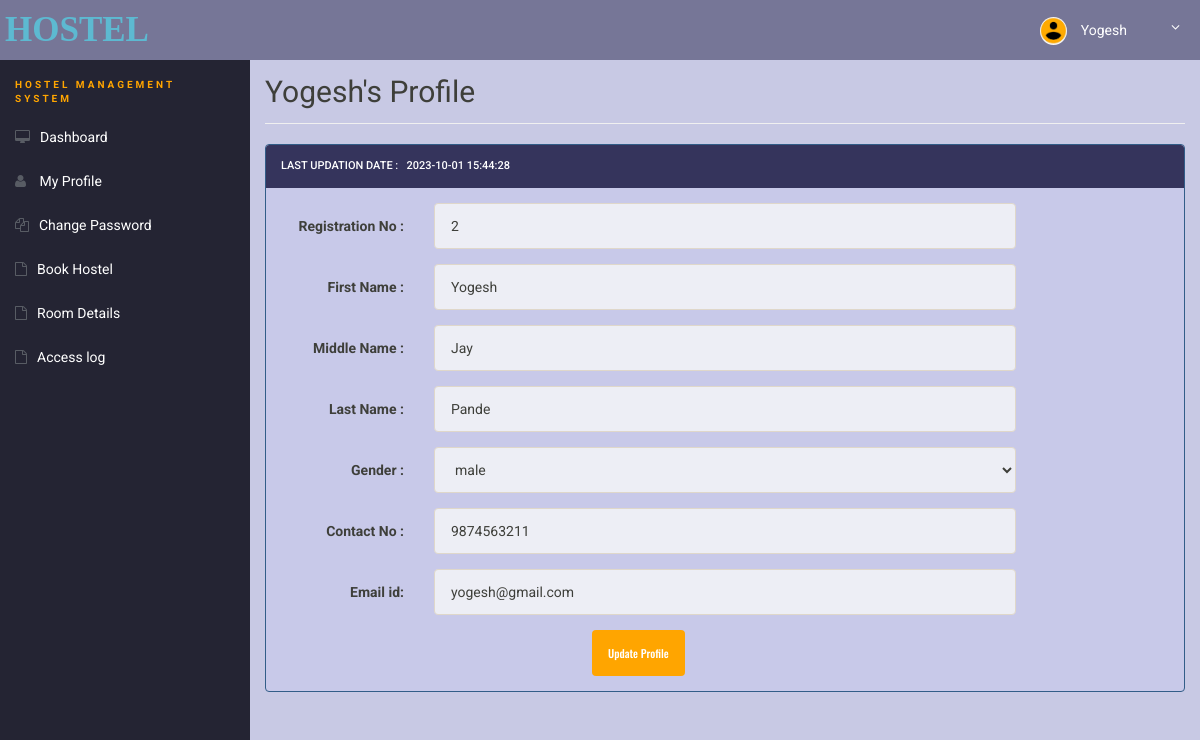
The page /my-profile.php (signed in) on the database its author committed.
### tables this page shows
CREATE TABLE `users` (
  `id` int NOT NULL,
  `regNo` varchar(20) DEFAULT NULL,
  `firstName` varchar(50) DEFAULT NULL,
  `middleName` varchar(50) DEFAULT NULL,
  `lastName` varchar(50) DEFAULT NULL,
  `gender` enum('male','female','others') DEFAULT NULL,
  `contactNo` varchar(15) DEFAULT NULL,
  `email` varchar(255) NOT NULL,
  `password` varchar(255) NOT NULL,
  `updationDate` datetime DEFAULT NULL,
  `passUdateDate` datetime DEFAULT NULL
);

### my-profile.php (the view, shortened to what this page needs)
<?php
include('includes/config.php');
?>
<!doctype html>
<html lang="en" class="no-js">
<head>
	<link rel="stylesheet" href="css/font-awesome.min.css">
	<link rel="stylesheet" href="css/bootstrap.min.css">
	<link rel="stylesheet" href="css/dataTables.bootstrap.min.css">>
	<link rel="stylesheet" href="css/bootstrap-social.css">
	<link rel="stylesheet" href="css/bootstrap-select.css">
	<link rel="stylesheet" href="css/fileinput.min.css">
	<link rel="stylesheet" href="css/awesome-bootstrap-checkbox.css">
	<link rel="stylesheet" href="css/style1.css">
</head>
<body>
	<?php include('includes/header.php'); ?>
	<div class="ts-main-content">
		<?php include('includes/sidebar.php'); ?>
		<div class="content-wrapper">
			<div class="container-fluid">
				<?php
				$aid = $_SESSION['id'];
				$ret = "select * from users where id=?";
				$stmt = $conn->prepare($ret);
				$stmt->bind_param('i', $aid);
				$stmt->execute();
				$res = $stmt->get_result();
				while ($row = $res->fetch_object()) {
					?>
					<div class="row">
						<div class="col-md-12">
							<h2 class="page-title">
								<?php echo $row->firstName; ?>'s&nbsp;Profile
							</h2>
							<div class="row">
								<div class="col-md-12">
									<div class="panel panel-primary">
										<div class="panel-heading">
											Last Updation date : &nbsp;
											<?php echo $row->updationDate; ?>
										</div>
										<div class="panel-body">
											<form method="post" action="" name="registration" class="form-horizontal"
												onSubmit="return valid();">
												<div class="form-group">
													<label class="col-sm-2 control-label"> Registration No : </label>
													<div class="col-sm-8">
														<input type="text" name="regno" id="regno" class="form-control"
															required="required" value="<?php echo $row->regNo; ?>">
													</div>
												</div>
												<div class="form-group">
													<label class="col-sm-2 control-label">First Name : </label>
													<div class="col-sm-8">
														<input type="text" name="fname" id="fname" class="form-control"
															value="<?php echo $row->firstName; ?>" required="required">
													</div>
												</div>
												<div class="form-group">
													<label class="col-sm-2 control-label">Middle Name : </label>
													<div class="col-sm-8">
														<input type="text" name="mname" id="mname" class="form-control"
															value="<?php echo $row->middleName; ?>">
													</div>
												</div>
												<div class="form-group">
													<label class="col-sm-2 control-label">Last Name : </label>
													<div class="col-sm-8">
														<input type="text" name="lname" id="lname" class="form-control"
															value="<?php echo $row->lastName; ?>" required="required">
													</div>
												</div>
												<div class="form-group">
													<label class="col-sm-2 control-label">Gender : </label>
													<div class="col-sm-8">
														<select name="gender" class="form-control" required="required">
															<option value="<?php echo $row->gender; ?>">
																<?php echo $row->gender; ?>
															</option>
														</select>
													</div>
												</div>
												<div class="form-group">
													<label class="col-sm-2 control-label">Contact No : </label>
													<div class="col-sm-8">
														<input type="text" name="contact" id="contact" class="form-control"
															maxlength="10" value="<?php echo $row->contactNo; ?>"
															required="required">
													</div>
												</div>
												<div class="form-group">
													<label class="col-sm-2 control-label">Email id: </label>
													<div class="col-sm-8">
														<input type="email" name="email" id="email" class="form-control"
															value="<?php echo $row->email; ?>" readonly>
													</div>
												</div>
											<?php } ?>
											<div class="col-sm-6 col-sm-offset-4">
												<input type="submit" name="update" value="Update Profile"
													class="btn btn-primary">
											</div>
										</form>
									</div>
								</div>
							</div>
						</div>
					</div>
				</div>
			</div>
		</div>
	</div>
</body>
</html>

### includes/header.php (shortened to what this page needs)
<?php
include('config.php');
if (isset($_SESSION['id'])) {
	$aid = $_SESSION['id'];
	$ret = "select * from users where id=?";
	$stmt = $conn->prepare($ret);
	$stmt->bind_param('i', $aid);
	$stmt->execute();
	$res = $stmt->get_result();
	while ($row = $res->fetch_object()) { ?>
		<div class="brand clearfix">
			<a href="#" class="logo" style="font-size:35px;">HOSTEL</a>
			<ul class="ts-profile-nav">
				<li class="ts-account">
					<a href="#"><img src="img/akshay.jpg" class="ts-avatar hidden-side" alt="">
						<?php echo $row->firstName;
	} ?> <i class="fa fa-angle-down hidden-side"></i>
				</a>
			</li>
		</ul>
	</div>
<?php } ?>

### css/style1.css (style rules this page uses)
* { border-radius: 0px; }
html { font-size: 14px; }
@media only screen and (min-width: 480px) { html { font-size: 17px; } }
@media only screen and (min-width: 768px) { html { font-size: 14px; } }
body { font-size: 1em; }
a { color: orange; }
.btn { font-family: 'Oswald', sans-serif; }
.panel { overflow: hidden; }
ul, li { margin: 0; padding: 0; list-style: none; }
.btn { text-transform: none; }
.page-title { padding-bottom: 15px; margin-bottom: 20px; border-bottom: 1px solid #f0f0f0; }
.brand { background: #767697; position: relative; z-index: 3; position: fixed; width: 100%; top: 0; }
.brand .logo { box-sizing: border-box; padding: 5px; float: left; display: block; width: 200px; font-family: cursive; font-weight: bold; font-size: 35px; }
@media only screen and (min-width: 992px) { .brand .logo { width: 250px; } }
.brand .ts-profile-nav { float: right; display: none; }
.brand .ts-profile-nav li { float: left; position: relative; }
.brand .ts-profile-nav li a { display: block; padding: 20px; color: #fff; }
.brand .ts-profile-nav .ts-account .fa-angle-down { float: right; }
.brand .ts-profile-nav .ts-account>a { width: 180px; background: #767697; }
.brand .ts-profile-nav .ts-account .ts-avatar { border-radius: 50%; height: 28px; margin: -10px 0; margin-right: 10px; }
@media only screen and (min-width: 992px) { .brand .ts-profile-nav { display: block; } }
.ts-main-content .content-wrapper { padding-top: 15px; margin-top: 20px; }
@media only screen and (min-width: 992px) { .ts-main-content .content-wrapper { margin-left: 250px; } }

### rows shown on the page
users: firstName "Yogesh", updationDate "2023-10-01 15:44:28", regno "2", fname "Yogesh", mname "Jay", lname "Pande", gender "male", contact "9874563211", email "yogesh@gmail.com"
